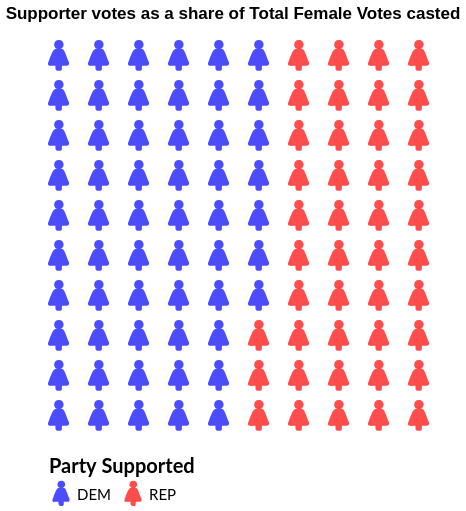

Vega-Lite specification stored for this chart:
### Vega-Lite specification from a JSON file in a GitHub repository (floating-point values rounded to 4 significant figures)
{"$schema": "https://vega.github.io/schema/vega-lite/v5.json", "config": {"view": {"stroke": ""}}, "background": null, "title": {"text": "Supporter votes as a share of Total Female Votes casted ", "fontSize": 17, "font": "sans-serif", "align": "center", "dy": -10}, "width": 400, "height": 400, "data": {"values": [{"id": 1, "party": "DEM", "text": "57%"}, {"id": 2, "party": "DEM", "text": "57%"}, {"id": 3, "party": "DEM", "text": "57%"}, {"id": 4, "party": "DEM", "text": "57%"}, {"id": 5, "party": "DEM", "text": "57%"}, {"id": 6, "party": "DEM", "text": "57%"}, {"id": 7, "party": "DEM", "text": "57%"}, {"id": 8, "party": "DEM", "text": "57%"}, {"id": 9, "party": "DEM", "text": "57%"}, {"id": 10, "party": "DEM", "text": "57%"}, {"id": 11, "party": "DEM", "text": "57%"}, {"id": 12, "party": "DEM", "text": "57%"}, {"id": 13, "party": "DEM", "text": "57%"}, {"id": 14, "party": "DEM", "text": "57%"}, {"id": 15, "party": "DEM", "text": "57%"}, {"id": 16, "party": "DEM", "text": "57%"}, {"id": 17, "party": "DEM", "text": "57%"}, {"id": 18, "party": "DEM", "text": "57%"}, {"id": 19, "party": "DEM", "text": "57%"}, {"id": 20, "party": "DEM", "text": "57%"}, {"id": 21, "party": "DEM", "text": "57%"}, {"id": 22, "party": "DEM", "text": "57%"}, {"id": 23, "party": "DEM", "text": "57%"}, {"id": 24, "party": "DEM", "text": "57%"}, {"id": 25, "party": "DEM", "text": "57%"}, {"id": 26, "party": "DEM", "text": "57%"}, {"id": 27, "party": "DEM", "text": "57%"}, {"id": 28, "party": "DEM", "text": "57%"}, {"id": 29, "party": "DEM", "text": "57%"}, {"id": 30, "party": "DEM", "text": "57%"}, {"id": 31, "party": "DEM", "text": "57%"}, {"id": 32, "party": "DEM", "text": "57%"}, {"id": 33, "party": "DEM", "text": "57%"}, {"id": 34, "party": "DEM", "text": "57%"}, {"id": 35, "party": "DEM", "text": "57%"}, {"id": 36, "party": "DEM", "text": "57%"}, {"id": 37, "party": "DEM", "text": "57%"}, {"id": 38, "party": "DEM", "text": "57%"}, {"id": 39, "party": "DEM", "text": "57%"}, {"id": 40, "party": "DEM", "text": "57%"}, {"id": 41, "party": "DEM", "text": "57%"}, {"id": 42, "party": "DEM", "text": "57%"}, {"id": 43, "party": "DEM", "text": "57%"}, {"id": 44, "party": "DEM", "text": "57%"}, {"id": 45, "party": "DEM", "text": "57%"}, {"id": 46, "party": "DEM", "text": "57%"}, {"id": 47, "party": "DEM", "text": "57%"}, {"id": 48, "party": "DEM", "text": "57%"}, {"id": 49, "party": "DEM", "text": "57%"}, {"id": 50, "party": "DEM", "text": "57%"}, {"id": 51, "party": "DEM", "text": "57%"}, {"id": 52, "party": "DEM", "text": "57%"}, {"id": 53, "party": "DEM", "text": "57%"}, {"id": 54, "party": "DEM", "text": "57%"}, {"id": 55, "party": "DEM", "text": "57%"}, {"id": 56, "party": "DEM", "text": "57%"}, {"id": 57, "party": "DEM", "text": "57%"}, {"id": 58, "party": "REP", "text": "43%"}, {"id": 59, "party": "REP", "text": "43%"}, {"id": 60, "party": "REP", "text": "43%"}, {"id": 61, "party": "REP", "text": "43%"}, {"id": 62, "party": "REP", "text": "43%"}, {"id": 63, "party": "REP", "text": "43%"}, {"id": 64, "party": "REP", "text": "43%"}, {"id": 65, "party": "REP", "text": "43%"}, {"id": 66, "party": "REP", "text": "43%"}, {"id": 67, "party": "REP", "text": "43%"}, {"id": 68, "party": "REP", "text": "43%"}, {"id": 69, "party": "REP", "text": "43%"}, {"id": 70, "party": "REP", "text": "43%"}, {"id": 71, "party": "REP", "text": "43%"}, {"id": 72, "party": "REP", "text": "43%"}, {"id": 73, "party": "REP", "text": "43%"}, {"id": 74, "party": "REP", "text": "43%"}, {"id": 75, "party": "REP", "text": "43%"}, {"id": 76, "party": "REP", "text": "43%"}, {"id": 77, "party": "REP", "text": "43%"}, {"id": 78, "party": "REP", "text": "43%"}, {"id": 79, "party": "REP", "text": "43%"}, {"id": 80, "party": "REP", "text": "43%"}, {"id": 81, "party": "REP", "text": "43%"}, {"id": 82, "party": "REP", "text": "43%"}, {"id": 83, "party": "REP", "text": "43%"}, {"id": 84, "party": "REP", "text": "43%"}, {"id": 85, "party": "REP", "text": "43%"}, {"id": 86, "party": "REP", "text": "43%"}, {"id": 87, "party": "REP", "text": "43%"}, {"id": 88, "party": "REP", "text": "43%"}, {"id": 89, "party": "REP", "text": "43%"}, {"id": 90, "party": "REP", "text": "43%"}, {"id": 91, "party": "REP", "text": "43%"}, {"id": 92, "party": "REP", "text": "43%"}, {"id": 93, "party": "REP", "text": "43%"}, {"id": 94, "party": "REP", "text": "43%"}, {"id": 95, "party": "REP", "text": "43%"}, {"id": 96, "party": "REP", "text": "43%"}, {"id": 97, "party": "REP", "text": "43%"}, {"id": 98, "party": "REP", "text": "43%"}, {"id": 99, "party": "REP", "text": "43%"}, {"id": 100, "party": "REP", "text": "43%"}]}, "transform": [{"calculate": "ceil (datum.id/10)", "as": "col"}, {"calculate": "datum.id - datum.col*10", "as": "row"}], "mark": {"type": "point", "filled": true}, "encoding": {"x": {"field": "col", "type": "ordinal", "axis": null}, "y": {"field": "row", "type": "ordinal", "axis": null}, "shape": {"value": "M 1.844 -1.693 h -0.204 c 0.3 -0.2 0.6 -0.5 0.6 -0.9 c 0 -0.6 -0.4 -1 -1 -1 c -0.6 0 -1 0.4 -1 1 c 0 0.4 0.2 0.7 0.6 0.9 h -0.234 c -0.4 0 -0.7 0.3 -1.5 2.558 c -0.77 1.693 1.481 0.674 0.52 0.981 h 0.886 v 0.459 c 0 0.3 0.2 0.6 0.4 0.6 h 0.662 c 0.2 0 0.3 -0.3 0.301 -0.543 v -0.518 h 0.927 c 0.096 0.057 0.804 0.017 0.519 -0.828 C 2.708 -0.368 2.397 -1.889 1.85 -1.689 z"}, "color": {"field": "party", "type": "nominal", "scale": {"domain": ["DEM", "REP"], "range": ["blue", "red"]}, "legend": {"title": "Party Supported", "titleFontSize": 20, "direction": "horizontal", "orient": "none", "labelFontSize": 15, "titleLimit": 1000, "titleFont": "Lato", "titlePadding": 10, "labelFont": "Lato", "labelOffset": 13, "symbolSize": 60, "legendX": 16, "legendY": 420}}, "size": {"value": 90}, "tooltip": [{"field": "party", "type": "ordinal", "title": "Party Supported"}, {"field": "text", "type": "nominal", "title": "Total Percentage of Party Votes supported"}]}, "params": [{"name": "highlight", "select": "interval"}]}
